Frame 1 (no input): blank canvas, image omitted
Frame 60 (no input): blank canvas, image omitted
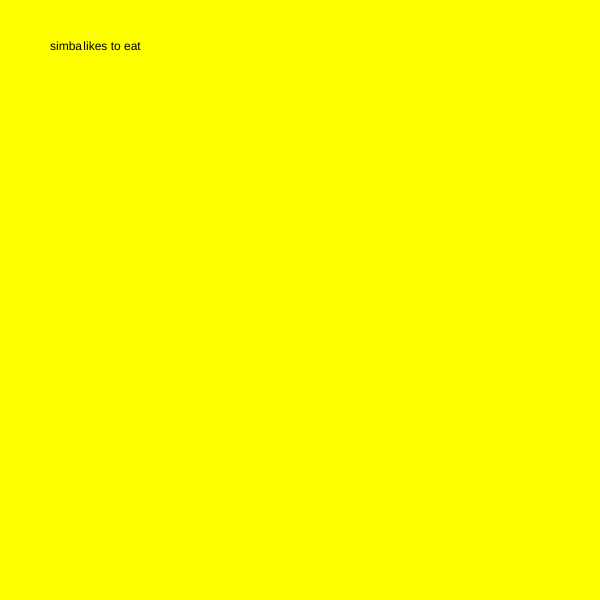
Frame 120 (the mouse pressed at the canvas centre since frame 60)

The p5.js sketch whose frames 1 and 60 were blank and that drew this single picture after the mouse press (run headless with seeded random() and noise() and a simulated clock; from frame 60 on, the mouse is pressed at the canvas centre):

// p5.js sketch
// ── sketch.js
//dog's favorite colors

let dogs = [{
    //red
    name: "mowgli", habit: "to run", color: 'red'
}, {
    //purple
    name: "rico", habit: "to sleep", color: 'rgba(100%,0%,100%,0.5)'
}, {
    //blue
    name: "scooby", habit: "to play", color: 'rgb(0,0,255)'
}, {
    //yellow
    name: "simba", habit: "to eat", color: 'rgb(255,255,0)'
}, {
    //green
    name: "aero", habit: "to destroy things", color: 'rgb(0,255,0)'
}];
let randomIndex;

function setup() {

  createCanvas (600, 600);
  background (200);
  

}

function draw () {
    

}
function mousePressed () {
    clear();
    randomIndex = int(random (dogs.length));
//    background (random(200, 225));
    background (dogs[randomIndex].color);
  
    text(dogs[randomIndex].name, 50, 50);
    text(concat(" likes ", dogs[randomIndex].habit), 50 + 6 * dogs[randomIndex].name.length, 50);

}
